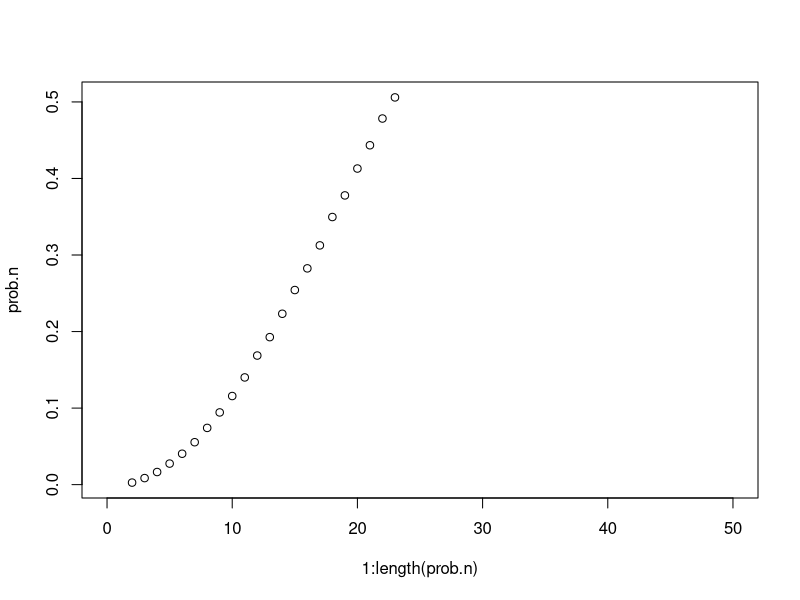

This figure's R source:
# Unit 04 - demo script
# Carl Gladish
# Sept 30, 2021 (Updated July 25, 2022)


## Two Aces, using probability laws ##
1 - choose(48, 5)/choose(52, 5)

## Two Aces example, using simulation ##
deck.cards <- c(rep("A",4), rep("B",48))
n.hands <- 10^5
n.success <- 0

#Simulate selecting 5 cards over and over using a for loop
for (i in 1:n.hands){
  #draw 5 cards, no replacement
  hand <- sample(deck.cards, 5, replace=FALSE)

  #if at least 1 Ace, success
  if(sum(hand=="A")>=1){
    n.success <- n.success+1  
  }
}

#P(at least one ace)
n.success/n.hands



## Birthday problem ##

#number of simulations to run for each n.people
n.sims <- 10^5

#The largest possible n to consider is 365 people, but we can safely stop at 100
n.max.people <- 100

#n.people is the number of people in the room
n.people <- 2

#record the probability for each value of n.people
prob.n <- c()

while(n.people <= n.max.people){
  #checking rooms with n.people number of people
  
  #count how many simulations have two people with the same birthday
  n.successful.sims <- 0
  
  for (i.simulation in 1:n.sims){

    #simulate a random room with n.people
    people <- sample(1:365, n.people, replace=TRUE)

    #check for non-unique birthdays in the sample
    success <- length(unique(people)) < n.people
    
    if(success) {
      n.successful.sims <- n.successful.sims + 1
    }
  }
  prob.n[n.people] <- n.successful.sims / n.sims
  
  if (n.successful.sims/n.sims > 0.5) {
    print(paste("P(repeated birthdays) = ",
                n.successful.sims/n.sims,
                " > 0.5 for n.people = ", n.people,".",sep=""))
    break
  }else{
    print(paste("P(repeated birthdays) = ",
                n.successful.sims/n.sims,
                " < 0.5 for n.people = ", n.people,".",sep=""))
  }
  n.people <- n.people + 1
}

plot(1:length(prob.n),prob.n,xlim=c(0, 50))


### Birthday Problem Using probability Laws ###

#P(repeated birthdays) = 1 - P(all unique birthdays)

n.max.people <- 365
n.people <- 2

while(n.people <= 365){
  #Calculate probability of all unique birthdays
  #P(all unique)
  p <- 365/365
  
  #multiply out the conditional probabilities
  # (365/365)*(364/365)*...*(365-n.people+1)/365
  for(i in 1:(n.people-1)){
    p <- p*(365-i)/365
  }
  
  #P(repeated)
  print(paste("P(repeated) = ", 1 - p, " for n = ",n.people))
  
  if(1 - p > 0.5){ 
    break #found the minimum n.people
  }
  #increment by 1
  n.people <- n.people + 1
}


